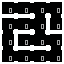

Rendered tile map (Tiled .tmx) drawn with the repository's tilesets; below, a short description and the full map source, tile grids included:
An orthogonal 4x4 tile map with 16x16 px tiles, 1 tile layer (Tile Layer 1).

<map version="1.9" tiledversion="1.9.0" orientation="orthogonal" renderorder="right-down" width="4" height="4" tilewidth="16" tileheight="16" infinite="0" nextlayerid="2" nextobjectid="1">
 <tileset firstgid="1" source="../room_layouts.tsx" />
 <layer id="1" name="Tile Layer 1" width="4" height="4">
  <data encoding="csv">
2,4,8,7,
6,4,15,9,
13,2,12,7,
10,4,4,11
</data>
 </layer>
</map>
